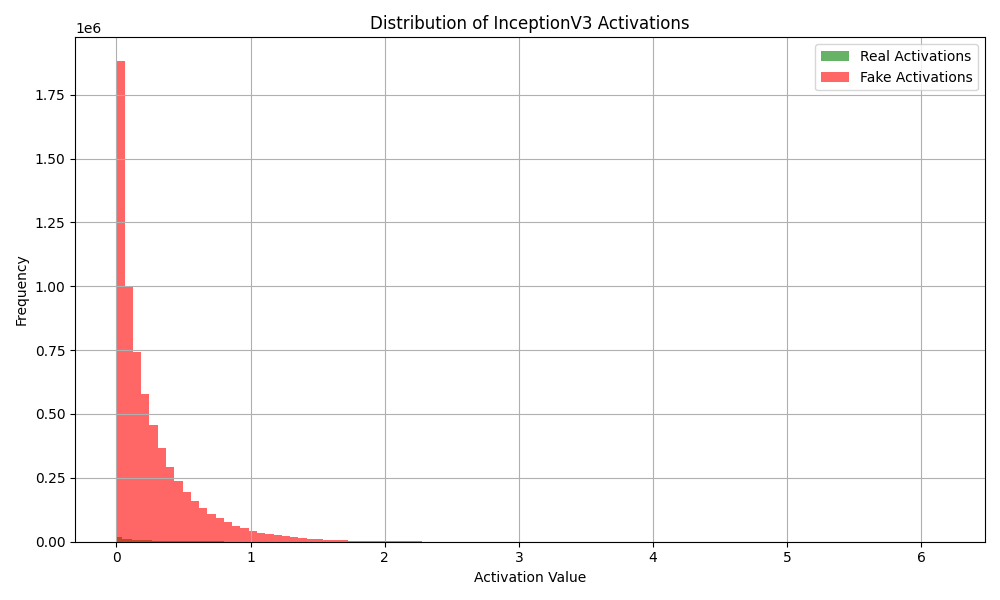

Write the Python code that produced this figure.
import os
import numpy as np
import torch
from torchvision import transforms
from torchvision.datasets import ImageFolder
from torchvision.models.inception import inception_v3
import matplotlib.pyplot as plt
from torch.utils.data import DataLoader
from tqdm import tqdm

# Set paths
REAL_DIR = "real_images/flowers"
FAKE_DIR = "generated_images/fake_flowers"
DEVICE = torch.device('cuda' if torch.cuda.is_available() else 'cpu')
BATCH_SIZE = 8

# Transformation same as FID
transform = transforms.Compose([
    transforms.Resize((299, 299)),
    transforms.ToTensor(),
    transforms.Normalize((0.5,), (0.5,))
])

def get_activations_from_dir(img_dir, model, device):
    dataset = ImageFolder(root=img_dir, transform=transform)
    dataloader = DataLoader(dataset, batch_size=BATCH_SIZE, shuffle=False)
    activations = []

    for batch, _ in tqdm(dataloader, desc=f"Extracting activations from {img_dir}"):
        batch = batch.to(device)
        with torch.no_grad():
            act = model(batch).detach().cpu().numpy()
        activations.append(act)

    activations = np.concatenate(activations, axis=0)
    return activations.flatten()

# Load pretrained InceptionV3
inception = inception_v3(pretrained=True, transform_input=False)
inception.fc = torch.nn.Identity()  # remove final classification layer
inception.eval().to(DEVICE)

# Get activations
real_activations = get_activations_from_dir(REAL_DIR, inception, DEVICE)
fake_activations = get_activations_from_dir(FAKE_DIR, inception, DEVICE)

# Plot
plt.figure(figsize=(10, 6))
plt.hist(real_activations, bins=100, alpha=0.6, label="Real Activations", color='green')
plt.hist(fake_activations, bins=100, alpha=0.6, label="Fake Activations", color='red')
plt.title("Distribution of InceptionV3 Activations")
plt.xlabel("Activation Value")
plt.ylabel("Frequency")
plt.legend()
plt.grid(True)
plt.tight_layout()
plt.savefig("activation_distribution.png")
plt.show()
